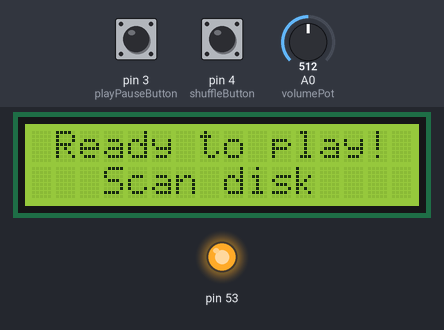
The sketch below on a simulated Arduino Mega 2560, built with avr-gcc and run on an emulated ATmega2560. Parts: 16×2 character LCD, output pins drawn as LEDs (lit = HIGH). The test bench sets the inputs (shaded band); at power-on: pin 3 (playPauseButton) HIGH, pin 4 (shuffleButton) HIGH, A0 (volumePot) = 512. The audio player accepts every command and is not drawn.

Above: at 1.8 s.
1.9 s: pin 3 (playPauseButton) pulled LOW for 3.2 s
At 6.1 s:
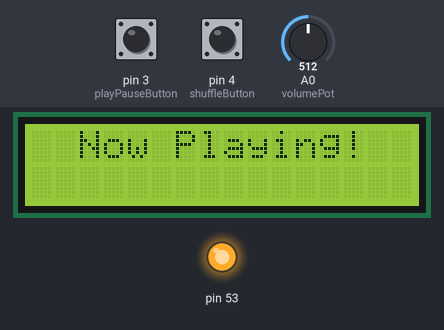
6.6 s: pin 4 (shuffleButton) pulled LOW for 0.15 s
At 7.6 s:
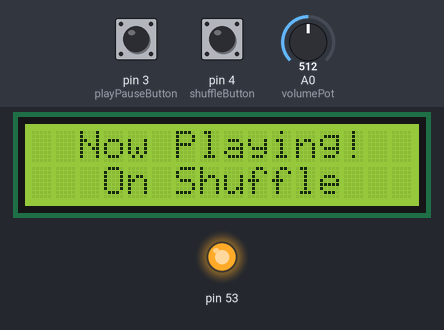
8.2 s: pin 3 (playPauseButton) pulled LOW for 0.15 s
At 9.4 s:
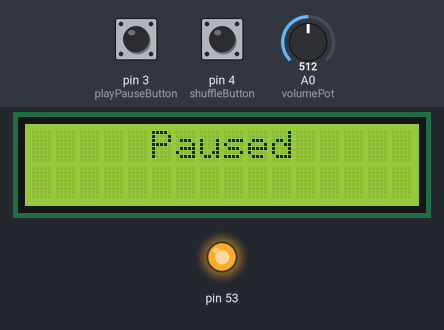
9.8 s: pin 4 (shuffleButton) pulled LOW for 1 s
At 10.2 s:
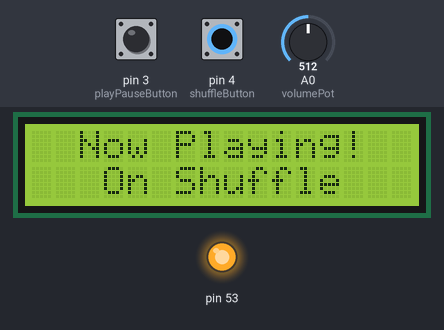
Timing chart, 0 to 12.8 s (numbered marks = the images above; inputs shaded):
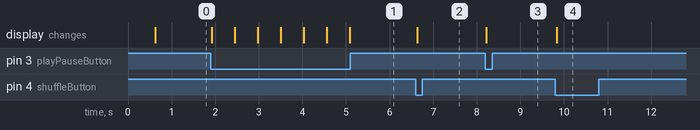

Measured:
- after the input at 1.9 s, the display: changes at once (image 1)
- after the input at 6.6 s, the display: changes at once (image 2)
- after the input at 8.2 s, the display: changes at once (image 3)
- after the input at 9.8 s, the display: changes at once (image 4)

The sketch:

rfid_music_player.ino
```cpp
/*
   Thanks to Original Author: ryand1011 (https://github.com/ryand1011)
   Edited by Ananords -

   See: https://github.com/miguelbalboa/rfid/tree/master/examples/rfid_write_personal_data

   Uses MIFARE RFID card using RFID-RC522 reader
   Uses MFRC522 - Library
   -----------------------------------------------------------------------------------------
               MFRC522      Arduino       Arduino   Arduino    Arduino          Arduino
               Reader/PCD   Uno/101       Mega      Nano v3    Leonardo/Micro   Pro Micro
   Signal      Pin          Pin           Pin       Pin        Pin              Pin
   -----------------------------------------------------------------------------------------
   RST/Reset   RST          9             5         D9         RESET/ICSP-5     RST
   SPI SS      SDA(SS)      10            53        D10        10               10
   SPI MOSI    MOSI         11 / ICSP-4   51        D11        ICSP-4           16
   SPI MISO    MISO         12 / ICSP-1   50        D12        ICSP-1           14
   SPI SCK     SCK          13 / ICSP-3   52        D13        ICSP-3           15


  PS: IF THE PLAYER FAILS TO START WHEN THE SERIAL MONITOR IS NOT OPEN, TRY TO COMMENT OUT Serial.begin(115200);
*/

#include <SPI.h>
#include <MFRC522.h>
#include "Arduino.h"
#include "SoftwareSerial.h"
#include "DFRobotDFPlayerMini.h"
#include <LiquidCrystal.h>

#define RST_PIN 28 // Configurable, see typical pin layout above
#define SS_PIN 29  // Configurable, see typical pin layout above

const int playPauseButton = 3;
const int shuffleButton = 4;
const byte volumePot = A0;
int prevVolume;

byte volumeLevel = 0; // variable for holding volume level

boolean isPlaying = false;
boolean isShuffled = false;

MFRC522 mfrc522(SS_PIN, RST_PIN); // Create MFRC522 instance

SoftwareSerial mySoftwareSerial(5, 6); // TX, RX **Possible error in code, RX and TX pins are swapped**

DFRobotDFPlayerMini myDFPlayer;
void printDetail(uint8_t type, int value);

LiquidCrystal lcd(22, 23, 24, 25, 26, 27);

//*****************************************************************************************//
void setup()
{
  // Serial.begin(115200); // Initialize serial communications with the PC, COMMENT OUT IF IT FAILS TO PLAY WHEN DISCONNECTED FROM PC
  mySoftwareSerial.begin(9600);
  Serial1.begin(9600);
  SPI.begin();        // Init SPI bus
  mfrc522.PCD_Init(); // Init MFRC522 card
  mfrc522.PCD_DumpVersionToSerial();

  pinMode(playPauseButton, INPUT_PULLUP);
  pinMode(shuffleButton, INPUT_PULLUP);

  Serial.println(F("Initializing DFPlayer ... (May take 3~5 seconds)"));

  if (!myDFPlayer.begin(Serial1))
  { // Use softwareSerial to communicate with mp3.
    Serial.println(F("Unable to begin:"));
    Serial.println(F("1.Please recheck the connection!"));
    Serial.println(F("2.Please insert the SD card!"));
  }
  Serial.println(F("DFPlayer Mini online. Place card on reader to play a spesific song"));

  // myDFPlayer.volume(15);  //Set volume value. From 0 to 30
  volumeLevel = map(analogRead(volumePot), 0, 686, 0, 30); // scale the pot value and volume level
  myDFPlayer.volume(volumeLevel);
  prevVolume = volumeLevel;

  //----Set different EQ----
  myDFPlayer.EQ(DFPLAYER_EQ_NORMAL);
  //  myDFPlayer.EQ(DFPLAYER_EQ_POP);
  //  myDFPlayer.EQ(DFPLAYER_EQ_ROCK);
  //  myDFPlayer.EQ(DFPLAYER_EQ_JAZZ);
  //  myDFPlayer.EQ(DFPLAYER_EQ_CLASSIC);
  //  myDFPlayer.EQ(DFPLAYER_EQ_BASS);

  lcd.begin(16, 2);
  lcd.setCursor(1, 0);
  lcd.print("Ready to play!");
  lcd.setCursor(3, 1);
  lcd.print("Scan disk");
}

//*****************************************************************************************//
void loop()
{

  volumeLevel = map(analogRead(volumePot), 0, 686, 0, 30); // scale the pot value and volume level

  if (prevVolume != volumeLevel)
  {
    myDFPlayer.volume(volumeLevel);
  }
  prevVolume = volumeLevel;

  // Prepare key - all keys are set to FFFFFFFFFFFFh at chip delivery from the factory.
  MFRC522::MIFARE_Key key;
  for (byte i = 0; i < 6; i++)
    key.keyByte[i] = 0xFF;

  // some variables we need
  byte block;
  byte len;
  MFRC522::StatusCode status;

  if (digitalRead(playPauseButton) == LOW)
  {
    if (isPlaying)
    {
      myDFPlayer.pause();
      isPlaying = false;
      Serial.println("Paused..");

      lcd.clear();
      lcd.setCursor(5, 0);
      lcd.print("Paused");
    }
    else
    {
      isPlaying = true;
      myDFPlayer.start();
      Serial.println("Playing..");

      lcd.clear();
      lcd.setCursor(2, 0);
      lcd.print("Now Playing!");

      if (isShuffled)
      {
        lcd.setCursor(3, 1);
        lcd.print("On Shuffle");
      }
    }
    delay(500);
  }

  if (digitalRead(shuffleButton) == LOW)
  {
    myDFPlayer.randomAll();
    Serial.println("Shuffle Play");
    isPlaying = true;
    isShuffled = true;

    lcd.clear();
    lcd.setCursor(2, 0);
    lcd.print("Now Playing!");
    lcd.setCursor(3, 1);
    lcd.print("On Shuffle");
    delay(1000);
  }

  //-------------------------------------------

  // Reset the loop if no new card present on the sensor/reader. This saves the entire process when idle.
  if (mfrc522.PICC_IsNewCardPresent())
  {

    // Select one of the cards
    if (!mfrc522.PICC_ReadCardSerial())
    {
      return;
    }

    Serial.println(F("**Card Detected:**"));

    //-------------------------------------------

    mfrc522.PICC_DumpDetailsToSerial(&(mfrc522.uid)); // dump some details about the card

    // mfrc522.PICC_DumpToSerial(&(mfrc522.uid));      //uncomment this to see all blocks in hex

    //-------------------------------------------

    Serial.print(F("Number: "));

    //---------------------------------------- GET NUMBER AND PLAY THE SONG

    byte buffer2[18];
    block = 1;
    len = 18;

    status = mfrc522.PCD_Authenticate(MFRC522::PICC_CMD_MF_AUTH_KEY_A, 1, &key, &(mfrc522.uid)); // line 834
    if (status != MFRC522::STATUS_OK)
    {
      Serial.print(F("Authentication failed: "));
      Serial.println(mfrc522.GetStatusCodeName(status));
      return;
    }

    status = mfrc522.MIFARE_Read(block, buffer2, &len);
    if (status != MFRC522::STATUS_OK)
    {
      Serial.print(F("Reading failed: "));
      Serial.println(mfrc522.GetStatusCodeName(status));
      return;
    }

    // PRINT NUMBER
    String number = "";

    for (uint8_t i = 0; i < 16; i++)
    {
      number += (char)buffer2[i];
    }
    number.trim();
    Serial.print(number);

    // PLAY SONG

    myDFPlayer.play(number.toInt());
    isPlaying = true;
    lcd.clear();
    lcd.setCursor(2, 0);
    lcd.print("Now Playing!");

    //----------------------------------------

    Serial.println(F("\n**End Reading**\n"));

    delay(1000); // change value if you want to read cards faster

    mfrc522.PICC_HaltA();
    mfrc522.PCD_StopCrypto1();
  }
}

//*****************************************************************************************//
```
